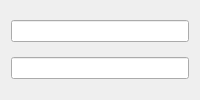
<?xml version="1.0" encoding="UTF-8"?>
<ui version="4.0">
 <class>DuplicateNameDialog</class>
 <widget class="QDialog" name="DuplicateNameDialog">
  <layout class="QVBoxLayout" name="mainLayout">
   <item>
    <widget class="QLineEdit" name="nameEdit"/>
   </item>
   <item>
    <widget class="QLineEdit" name="nameEdit"/>
   </item>
  </layout>
 </widget>
 <resources/>
 <connections/>
</ui>
